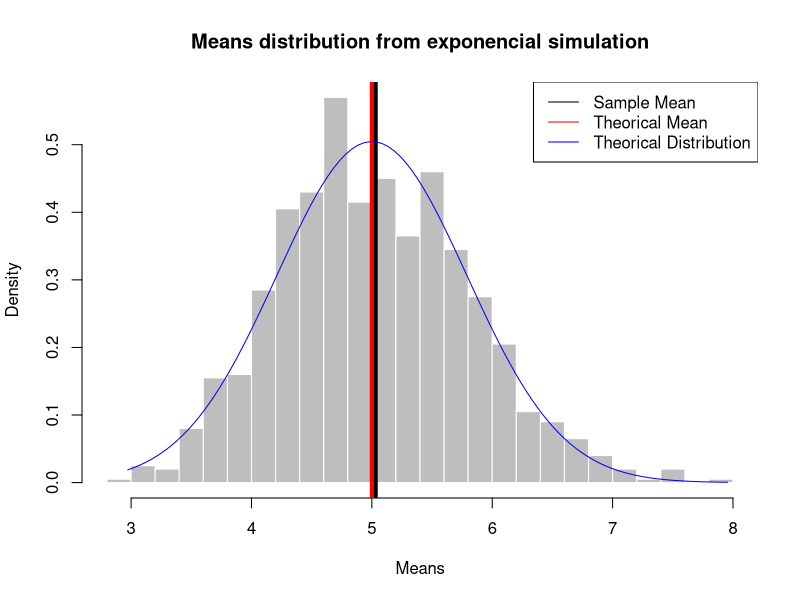
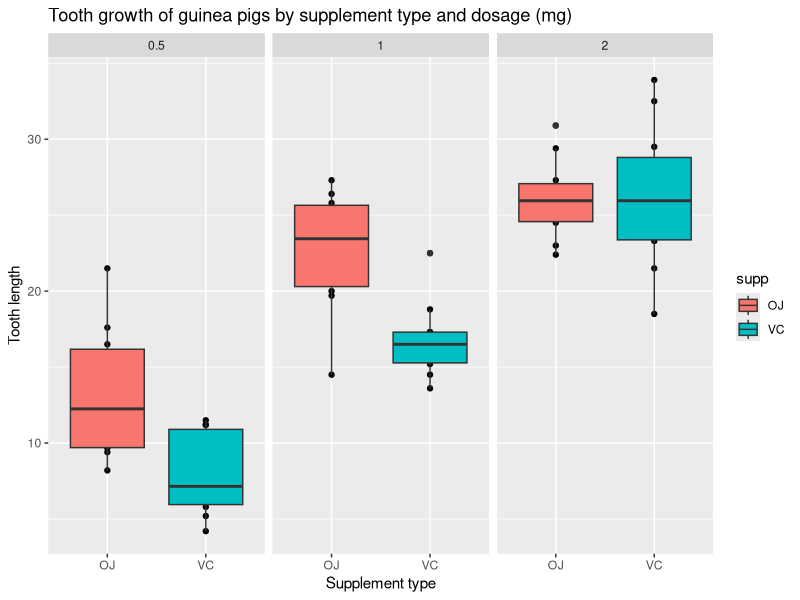

These charts were generated, in order, by the following R code:
## ---- chunk 1
knitr::opts_chunk$set(echo = TRUE)
## ---- chunk 2
n=40
simulations=1000
lambda=0.2

mns = NULL
for (i in 1 : 1000) mns = c(mns,
                            mean(rexp(n,lambda)))

## ---- chunk 3
Theoricalmean<- 1/lambda

Theoricalmean

Samplemean<- mean(mns)

Samplemean
## ---- chunk 4
Theoricalvariance<- (1/lambda/sqrt(40))^2

Theoricalvariance

Samplevariance<- var(mns)

Samplevariance
## ---- chunk 5
hist(mns, 
     breaks= 25,
     prob = TRUE,
     col="grey", 
     border="white", 
     xlab="Means", 
     main="Means distribution from exponencial simulation")
  
abline(v=mean(mns), 
       col="black",
       lwd=6)

abline(v=5, 
       col="red",
       lwd=4)

legend(x="topright",
      c("Sample Mean","Theorical Mean", "Theorical Distribution"),
      col=c("black","red", "blue"),
      lty=c(1,1))

x <- seq(min(mns), max(mns), length = 100)

lines(x, dnorm(x, mean = 1/lambda, sd = (1/lambda/sqrt(n))), pch = 25, col = "blue")
## ---- chunk 6
library(datasets)

data(ToothGrowth)
## ---- chunk 7
dim(ToothGrowth)

str(ToothGrowth)

head(ToothGrowth)

summary(ToothGrowth)
## ---- chunk 8
library(ggplot2)

qplot(supp,len,data=ToothGrowth, facets=~dose, main="Tooth growth of guinea pigs by supplement type and dosage (mg)",xlab="Supplement type", ylab="Tooth length") + geom_boxplot(aes(fill = supp))
## ---- chunk 9
OJ = ToothGrowth$len[ToothGrowth$supp == 'OJ']
VC = ToothGrowth$len[ToothGrowth$supp == 'VC']

t.test(OJ, VC, alternative = "greater", paired = FALSE, var.equal = FALSE, conf.level = 0.95)
## ---- chunk 10
OJ2mg = ToothGrowth$len[ToothGrowth$supp == 'OJ' & ToothGrowth$dose == 2]
VC2mg = ToothGrowth$len[ToothGrowth$supp == 'VC' & ToothGrowth$dose == 2]

t.test(OJ2mg, VC2mg, alternative = "two.sided", paired = FALSE, var.equal = FALSE, conf.level = 0.95)
## ---- chunk 11
dose05 = ToothGrowth$len[ToothGrowth$dose == '0.5']
dose10 = ToothGrowth$len[ToothGrowth$dose == '1']
dose20 = ToothGrowth$len[ToothGrowth$dose == '2']

t.test(dose10, dose05, alternative = "greater", paired = FALSE, var.equal = FALSE, conf.level = 0.95)

t.test(dose20, dose10, alternative = "greater", paired = FALSE, var.equal = FALSE, conf.level = 0.95)
